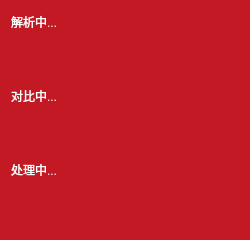
<?xml version="1.0" encoding="UTF-8"?>
<ui version="4.0">
 <class>loading_signal2</class>
 <widget class="QWidget" name="loading_signal2">
  <property name="geometry">
   <rect>
    <x>0</x>
    <y>0</y>
    <width>250</width>
    <height>240</height>
   </rect>
  </property>
  <property name="minimumSize">
   <size>
    <width>250</width>
    <height>240</height>
   </size>
  </property>
  <property name="maximumSize">
   <size>
    <width>250</width>
    <height>240</height>
   </size>
  </property>
  <property name="windowTitle">
   <string>Form</string>
  </property>
  <property name="styleSheet">
   <string notr="true">background-color: rgb(195, 25, 36);</string>
  </property>
  <layout class="QVBoxLayout" name="verticalLayout">
   <item>
    <widget class="QLabel" name="label">
     <property name="minimumSize">
      <size>
       <width>100</width>
       <height>20</height>
      </size>
     </property>
     <property name="maximumSize">
      <size>
       <width>100</width>
       <height>20</height>
      </size>
     </property>
     <property name="styleSheet">
      <string notr="true">color:rgb(255, 255, 255);
font: 75 16pt &quot;微软雅黑&quot;;</string>
     </property>
     <property name="text">
      <string>解析中...</string>
     </property>
    </widget>
   </item>
   <item>
    <widget class="RadiusProgressBar" name="bar1" native="true">
     <property name="minimumSize">
      <size>
       <width>200</width>
       <height>40</height>
      </size>
     </property>
     <property name="maximumSize">
      <size>
       <width>200</width>
       <height>40</height>
      </size>
     </property>
    </widget>
   </item>
   <item>
    <widget class="QLabel" name="label_2">
     <property name="minimumSize">
      <size>
       <width>100</width>
       <height>20</height>
      </size>
     </property>
     <property name="maximumSize">
      <size>
       <width>100</width>
       <height>20</height>
      </size>
     </property>
     <property name="styleSheet">
      <string notr="true">color:rgb(255, 255, 255);
font: 75 16pt &quot;微软雅黑&quot;;</string>
     </property>
     <property name="text">
      <string>对比中...</string>
     </property>
    </widget>
   </item>
   <item>
    <widget class="RadiusProgressBar" name="bar1_2" native="true">
     <property name="minimumSize">
      <size>
       <width>200</width>
       <height>40</height>
      </size>
     </property>
     <property name="maximumSize">
      <size>
       <width>200</width>
       <height>40</height>
      </size>
     </property>
    </widget>
   </item>
   <item>
    <widget class="QLabel" name="label_3">
     <property name="minimumSize">
      <size>
       <width>100</width>
       <height>20</height>
      </size>
     </property>
     <property name="maximumSize">
      <size>
       <width>100</width>
       <height>20</height>
      </size>
     </property>
     <property name="styleSheet">
      <string notr="true">color:rgb(255, 255, 255);
font: 75 16pt &quot;微软雅黑&quot;;</string>
     </property>
     <property name="text">
      <string>处理中...</string>
     </property>
    </widget>
   </item>
   <item>
    <widget class="RadiusProgressBar" name="bar1_3" native="true">
     <property name="minimumSize">
      <size>
       <width>200</width>
       <height>40</height>
      </size>
     </property>
     <property name="maximumSize">
      <size>
       <width>200</width>
       <height>40</height>
      </size>
     </property>
    </widget>
   </item>
  </layout>
 </widget>
 <customwidgets>
  <customwidget>
   <class>RadiusProgressBar</class>
   <extends>QWidget</extends>
   <header>radiusprogressbar.h</header>
   <container>1</container>
  </customwidget>
 </customwidgets>
 <resources/>
 <connections/>
</ui>
